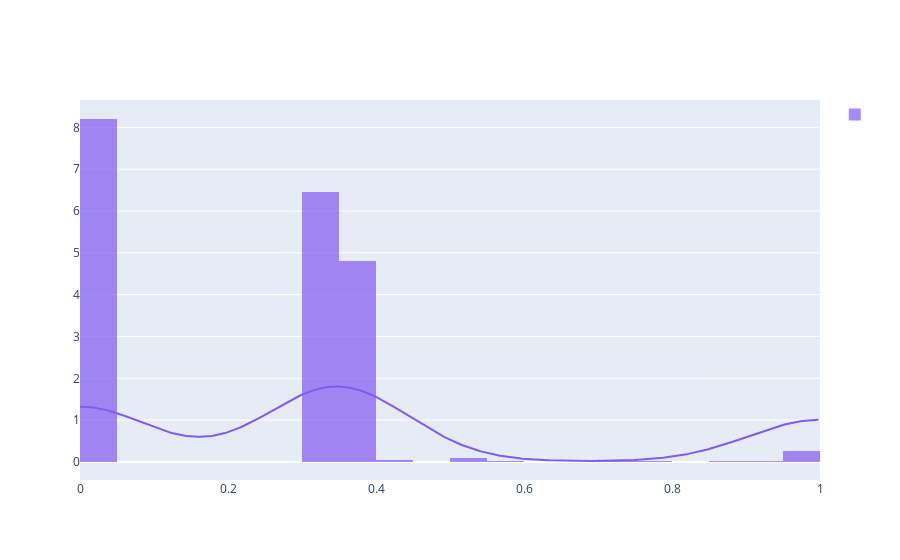

This figure's notebook cell:
### Code cell
# BEFORE CHECKSUM
import plotly.figure_factory as ff

df_100 = clustering.evaluate_candidates(None, hist=False)
fig = ff.create_distplot([df_100["reference_recoveries"]], [""], colors=['#835AF1'], bin_size=0.05, show_rug=False, show_hist=True, curve_type="kde")
fig.show()

### Figure 1 — Plotly figure (JSON) as saved in the notebook; plotly's stock layout.template omitted (floating-point values rounded to 4 significant figures; data arrays with more than 128 entries replaced by an {"elided": "..."} marker saying what was removed)
{"data": [{"autobinx": false, "histnorm": "probability density", "legendgroup": "", "marker": {"color": "#835AF1"}, "name": "", "opacity": 0.7, "type": "histogram", "x": {"elided": "909 float values"}, "xaxis": "x", "xbins": {"end": 1, "size": 0.05, "start": 0}, "yaxis": "y"}, {"legendgroup": "", "marker": {"color": "#835AF1"}, "mode": "lines", "name": "", "showlegend": false, "type": "scatter", "x": {"elided": "500 float values"}, "xaxis": "x", "y": {"elided": "500 float values"}, "yaxis": "y"}], "layout": {"barmode": "overlay", "hovermode": "closest", "legend": {"traceorder": "reversed"}, "xaxis": {"anchor": "y2", "domain": [0, 1], "zeroline": false}, "yaxis": {"anchor": "free", "domain": [0, 1], "position": 0}}}
